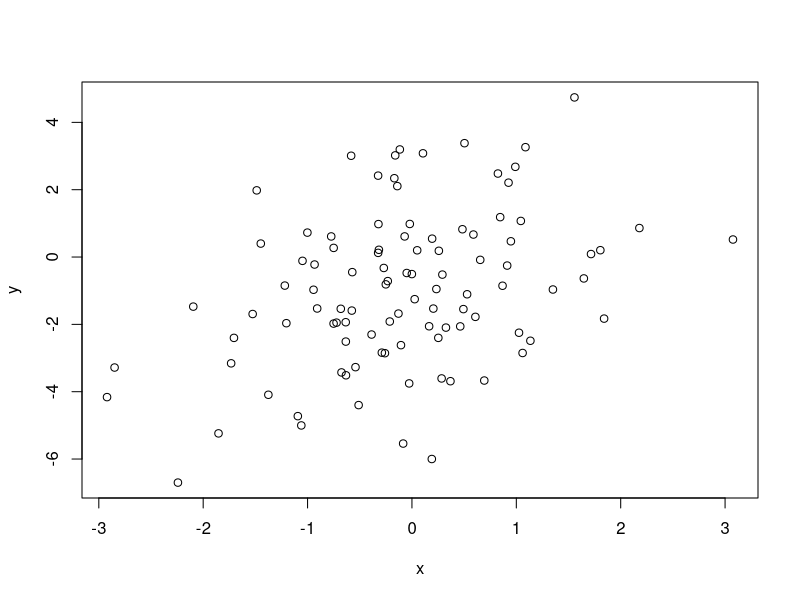
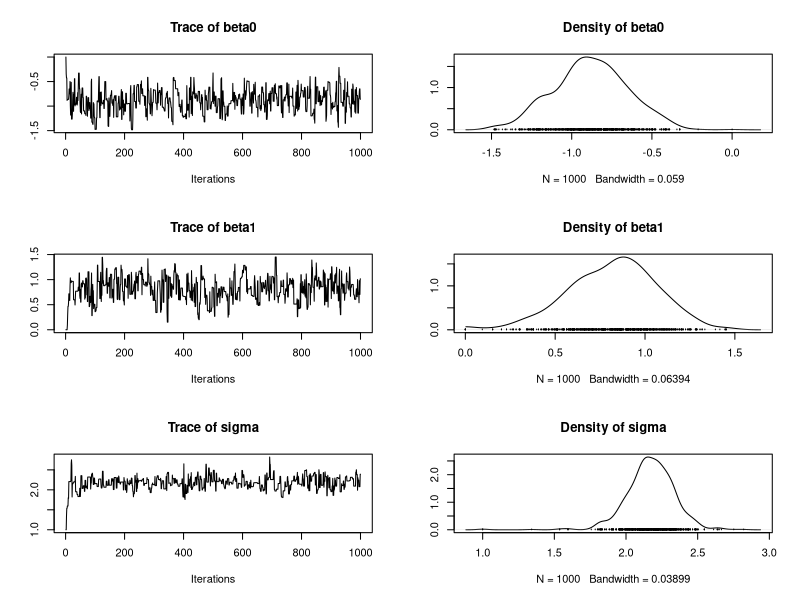

Write the R code that produced these figures, in order. (Note: this script raises an error after producing the figures.)
## ------------------------------------------------------------------------
set.seed(348720) # To make this reproducible
n <- 100
x <- rnorm(n) # Covariate
beta0 <- -1
beta1 <- 1
sigma <- 2

mu <- beta0 + beta1*x     # expected value of y
y <- rnorm(n, mu, sigma)  # realized values (ie, the response variable)

## ----scat----------------------------------------------------------------
cbind(x,y)[1:4,] # First 4 observations
plot(x,y)

## ------------------------------------------------------------------------
nll <- function(pars) {
    beta0 <- pars[1]
    beta1 <- pars[2]
    sigma <- pars[3]
    mu <- beta0 + beta1*x
    ll <- dnorm(y, mean=mu, sd=sigma, log=TRUE)
    -sum(ll)
}

## ------------------------------------------------------------------------
# Guess the parameter values and evalueate the likelihood
starts <- c(beta0=0,beta1=0,sigma=1)
nll(starts)

## Another guess. This one is better because nll is lower
starts2 <- c(beta0=-1,beta1=0,sigma=1)
nll(starts2)

## ------------------------------------------------------------------------
fm <- optim(starts, nll, hessian=TRUE)
fm

## ------------------------------------------------------------------------
vcov <- solve(fm$hessian)
SEs <- sqrt(diag(vcov))

## ------------------------------------------------------------------------
mles <- fm$par # The maximum likelihood estimates
cbind(Est=mles, SE=SEs)

## ------------------------------------------------------------------------
summary(lm(y~x))

## ------------------------------------------------------------------------
lm.gibbs <- function(y, x, niter=10000, start, tune) {
samples <- matrix(NA, niter, 3)
colnames(samples) <- c("beta0", "beta1", "sigma")
beta0 <- start[1]; beta1 <- start[2]; sigma <- start[3]

for(iter in 1:niter) {
    ## Sample from p(beta0|dot)
    mu <- beta0 + beta1*x
    ll.y <- sum(dnorm(y, mu, sigma, log=TRUE))
    prior.beta0 <- dnorm(beta0, 0, 1000, log=TRUE)
    beta0.cand <- rnorm(1, beta0, tune[1])
    mu.cand <- beta0.cand + beta1*x
    ll.y.cand <- sum(dnorm(y, mu.cand, sigma, log=TRUE))
    prior.beta0.cand <- dnorm(beta0.cand, 0, 1000, log=TRUE)
    mhr <- exp((ll.y.cand+prior.beta0.cand) - (ll.y+prior.beta0))
    if(runif(1) < mhr) {
        beta0 <- beta0.cand
    }

    ## Sample from p(beta1|dot)
    mu <- beta0 + beta1*x
    ll.y <- sum(dnorm(y, mu, sigma, log=TRUE))
    prior.beta1 <- dnorm(beta1, 0, 1000, log=TRUE)
    beta1.cand <- rnorm(1, beta1, tune[2])
    mu.cand <- beta0 + beta1.cand*x
    ll.y.cand <- sum(dnorm(y, mu.cand, sigma, log=TRUE))
    prior.beta1.cand <- dnorm(beta1.cand, 0, 1000, log=TRUE)
    mhr <- exp((ll.y.cand+prior.beta1.cand) - (ll.y+prior.beta1))
    if(runif(1) < mhr) {
        beta1 <- beta1.cand
    }

    ## Sample from p(sigma|dot)
    ll.y <- sum(dnorm(y, mu, sigma, log=TRUE))
    prior.sigma <- dunif(sigma, 0, 1000, log=TRUE)
    sigma.cand <- rlnorm(1, log(sigma), tune[3])
    mu <- beta0 + beta1*x
    ll.y <- sum(dnorm(y, mu, sigma, log=TRUE))
    prior.sigma <- dunif(sigma, 0, 1000, log=TRUE)
    prop.sigma <- dlnorm(sigma, log(sigma.cand), tune[3], log=TRUE)
    ll.y.cand <- sum(dnorm(y, mu, sigma.cand, log=TRUE))
    prior.sigma.cand <- dunif(sigma.cand, 0, 1000, log=TRUE)
    prop.sigma.cand <- dlnorm(sigma.cand, log(sigma), tune[3], log=TRUE)
    mhr <- exp((ll.y.cand+prior.sigma.cand+prop.sigma) -
               (ll.y+prior.sigma+prop.sigma.cand))
    if(runif(1) < mhr) {
        sigma <- sigma.cand
    }
    samples[iter,] <- c(beta0, beta1, sigma)
}
return(samples)
}

## ------------------------------------------------------------------------
out1 <- lm.gibbs(y=y, x=x, niter=1000,
                start=c(0,0,1),
                tune=c(0.4, 0.4, 0.2))

## ------------------------------------------------------------------------
library(coda)
mc1 <- mcmc(out1)
summary(mc1)

## ----post----------------------------------------------------------------
plot(mc1)

## ------------------------------------------------------------------------
mc1b <- window(mc1, start=101, thin=1)

## ------------------------------------------------------------------------
rejectionRate(mc1b)

## ------------------------------------------------------------------------
library(parallel)
nCores <- 2
cl <- makeCluster(nCores)
clusterExport(cl, c("lm.gibbs", "y", "x"))
clusterSetRNGStream(cl, 3479)
out <- clusterEvalQ(cl, {
    mc <- lm.gibbs(y=y, x=x, niter=1000,
                   start=c(0,0,1), tune=c(0.7,0.7,0.3))
    return(mc)
})
mcp <- as.mcmc.list(lapply(out, function(x) mcmc(x)))

## ----postp---------------------------------------------------------------
plot(mcp)

## ------------------------------------------------------------------------
gelman.diag(mcp) # Point ests. should be <1.1 or so

